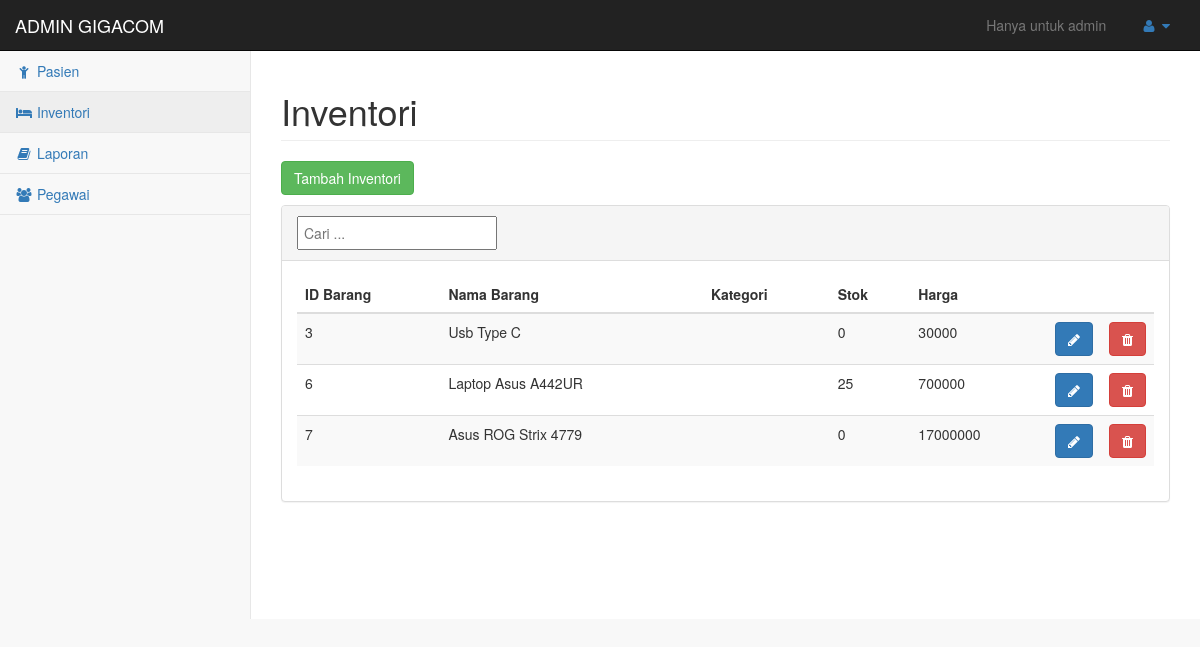
Page /admin/menu_kamar_admin.php (signed in) on the committed database.
### tables this page shows
CREATE TABLE IF NOT EXISTS `inventori` (
`id_barang` int(11) NOT NULL,
  `nama_barang` text NOT NULL,
  `nama` varchar(50) NOT NULL,
  `stok` tinyint(4) NOT NULL,
  `harga` int(11) NOT NULL
);

### admin/menu_kamar_admin.php (the view, shortened to what this page needs)
<!DOCTYPE html>
<html lang="en">
<head>
    <link href="libs/bootstrap/css/bootstrap.min.css" rel="stylesheet">
    <link href="libs/metisMenu/metisMenu.min.css" rel="stylesheet">
    <link href="libs/sb-admin/css/sb-admin-2.css" rel="stylesheet">
    <link href="libs/font-awesome/css/font-awesome.min.css" rel="stylesheet" type="text/css">
</head>
<body>
    <div id="wrapper">
        <nav class="navbar navbar-inverse navbar-static-top" role="navigation" style="margin-bottom: 0;">
            <div class="navbar-header">
                <a class="navbar-brand" href="#">ADMIN GIGACOM</a>
            </div>
            <ul class="nav navbar-top-links navbar-right">
                <li class="disabled"><a href="#">Hanya untuk admin</a></li>
                <li class="dropdown">
                    <a class="dropdown-toggle" data-toggle="dropdown" href="#">
                        <i class="fa fa-user fa-fw"></i> <i class="fa fa-caret-down"></i>
                    </a>
                </li>
            </ul>
            <div class="navbar-default sidebar" role="navigation">
                <div class="sidebar-nav navbar-collapse">
                    <ul class="nav" id="side-menu">
                        <li><a href="menu_pasien_admin.php"><i class="fa fa-child fa-fw"></i> Pasien</a></li>
                        <li><a class="active" href="menu_kamar_admin.php"><i class="fa fa-bed fa-fw"></i> Inventori</a></li>
                        <li><a href="menu_laporan_admin.php"><i class="fa fa-book fa-fw"></i> Laporan</a></li>
                        <li><a href="menu_pegawai.php"><i class="fa fa-group fa-fw"></i> Pegawai</a></li>
                    </ul>
                </div>
            </div>
        </nav>
        <div id="page-wrapper">
            <div class="row">
                <div class="col-lg-12">
                    <h1 class="page-header">Inventori</h1>
                </div>
            </div>
            <div class="row">
                <div class="col-lg-12">
                    <p><a class="btn btn-success" href="#modalTambah" data-toggle="modal">Tambah Inventori</a></p>
                    <div class="panel panel-default">
                        <div class="panel-heading">
                            <input type="text" id="cari" placeholder="Cari ..." style="width: 200px; padding: 5px;">
                        </div>
                        <div class="panel-body">
                            <table class="table table-hover table-striped">
                                <thead>
                                    <tr>
                                        <th>ID Barang</th>
                                        <th>Nama Barang</th>
                                        <th>Kategori</th>
                                        <th>Stok</th>
                                        <th>Harga</th>
                                        <th width="5%"></th>
                                        <th width="5%"></th>
                                    </tr>
                                </thead>
                                <tbody id="tabelViewKamar">
<?php
$res = mysql_query("SELECT * FROM inventori ORDER BY id_barang");
while ( $row = mysql_fetch_assoc($res) ){
?>
                                    <tr>
                                        <td><?php echo $row['id_barang'];?></td>
                                        <td><?php echo $row['nama_barang'];?></td>
                                        <td><?php echo $row['kategori'];?></td>
                                        <td><?php echo $row['stok'];?></td>
                                        <td><?php echo $row['harga'];?></td>
                                        <td><a href="#modalUbah" class="btn btn-primary" data-toggle="modal" data-id="<?php echo $row['id_barang'];?>"><i class="fa fa-pencil"></i></td>
                                        <td><a href="php/hapusKamar.php?id=<?php echo $row['id_barang'];?>" onclick="return confirm('Yakin hapus data?')" class="btn btn-danger"><i class="fa fa-trash"></i></a></td>
                                    </tr>
<?php
}
?>
                                </tbody>
                            </table>
                        </div>
                    </div>
                </div>
            </div>
        </div>
    </div>
</body>
</html>

### admin/libs/sb-admin/css/sb-admin-2.css (style rules this page uses)
body { background-color: #f8f8f8; }
#wrapper { width: 100%; }
#page-wrapper { padding: 0 15px; min-height: 568px; background-color: white; }
@media (min-width: 768px) { #page-wrapper { position: inherit; margin: 0 0 0 250px; padding: 0 30px; border-left: 1px solid #e7e7e7; } }
.navbar-top-links { margin-right: 0; }
.navbar-top-links li { display: inline-block; }
.navbar-top-links li:last-child { margin-right: 15px; }
.navbar-top-links li a { padding: 15px; min-height: 50px; }
.sidebar .sidebar-nav.navbar-collapse { padding-left: 0; padding-right: 0; }
.sidebar ul li { border-bottom: 1px solid #e7e7e7; }
.sidebar ul li a.active { background-color: #eeeeee; }
@media (min-width: 768px) { .sidebar { z-index: 1; position: absolute; width: 250px; margin-top: 51px; } }

### rows in the picture
inventori: id_barang "3", nama_barang "Usb Type C", stok "0", harga "30000"
inventori: id_barang "6", nama_barang "Laptop Asus A442UR", stok "25", harga "700000"
inventori: id_barang "7", nama_barang "Asus ROG Strix 4779", stok "0", harga "17000000"
